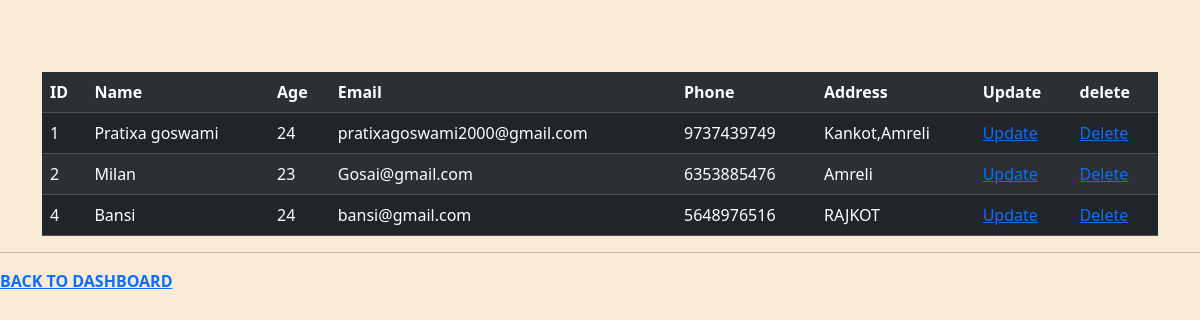
The page /students/ on the database its author committed.
### myapp/models.py (models this page shows)
class add_student(models.Model):
    name=models.CharField(max_length=50)
    age=models.SmallIntegerField()
    email=models.EmailField()
    phone=models.BigIntegerField()
    address=models.TextField()

### myapp/views.py (the view)
# urls.py: path("students/",views.students,name='students'),
def students(request):
    return read_objects(request, model=add_student, template_name='students.html')

### myapp/crud.py (called while the page is built)
def read_objects(request, model, template_name):
    objects = model.objects.all()
    return render(request, template_name, {'objects': objects})

### myapp/templates/students.html (shortened to what this page needs)
<!DOCTYPE html>
<html lang="en">
<head>
    <link href="https://cdn.jsdelivr.net/npm/bootstrap@5.3.3/dist/css/bootstrap.min.css" rel="stylesheet"
>
</head>
<body style="background-color: antiquewhite;">
    <br>
    <br>
    <br>
    <div class="container">
        <table  class="table table-dark table-striped">
            <tr>
                <th>ID</th>
                <th>Name</th>
                <th>Age</th>
                <th>Email</th>
                <th>Phone</th>
                <th>Address</th>
                <th>Update</th>
                <th>delete</th>
            </tr>
            {% for i in objects %}
            <tr>
                <td>{{i.id}}</td>
                <td>{{i.name}}</td>
                <td>{{i.age}}</td>
                <td>{{i.email}}</td>
                <td>{{i.phone}}</td>
                <td>{{i.address}}</td>
                <td><a href="/update_students/{{i.id}}">Update</a></td>
                <td><a href="/delete_student/{{i.id}}">Delete</a></td>
            </tr>
            {% endfor %}
        </table>
    </div>
    <hr>
    <a href="/"><B>BACK TO DASHBOARD</B></a>
</body>
</html>

### rows shown on the page
add_student: id "1", name "Pratixa goswami", age "24", email "pratixagoswami2000@gmail.com", phone "9737439749", address "Kankot,Amreli"
add_student: id "2", name "Milan", age "23", email "Gosai@gmail.com", phone "6353885476", address "Amreli"
add_student: id "4", name "Bansi", age "24", email "bansi@gmail.com", phone "5648976516", address "RAJKOT"
